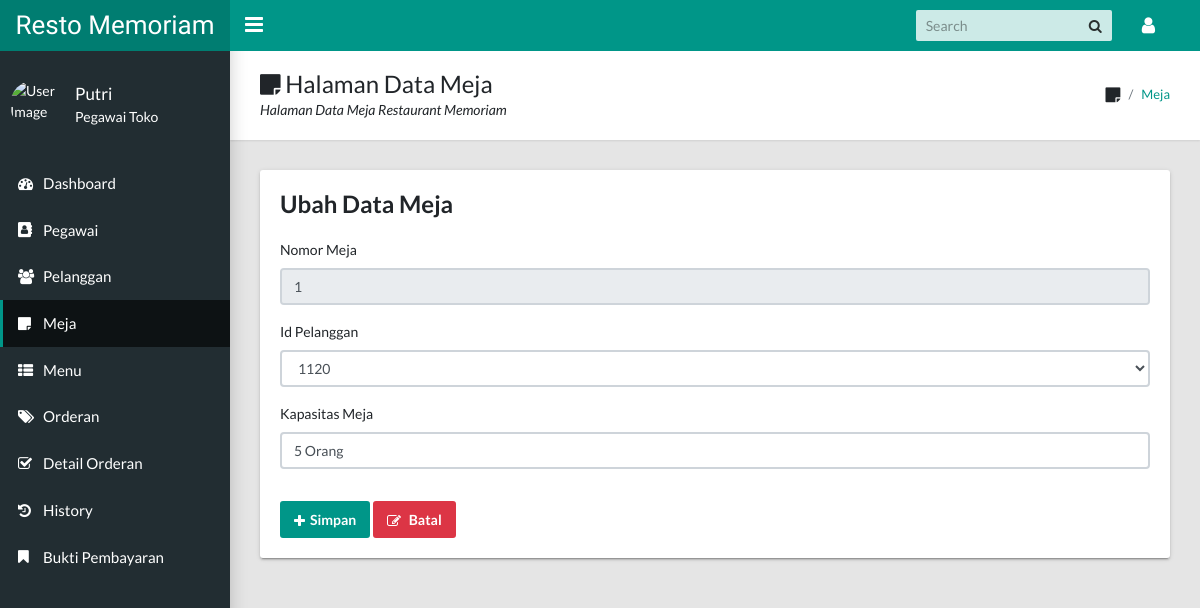
/admin/EditMeja.php?nomor_meja=1 (signed in), run on the app's committed database.
### tables this page shows
CREATE TABLE `meja` (
  `nomor_meja` int(3) NOT NULL,
  `id_pelanggan` int(5) DEFAULT NULL,
  `kapasitas_meja` varchar(12) DEFAULT NULL
);

### admin/fungsi.php (called while the page is built, shortened)
<?php
require('koneksi.php');
?>
<?php
function query($query){
    global $conn;
    $result = mysqli_query($conn,$query);
    $rows = [];
    while( $row = mysqli_fetch_assoc($result)){
        $rows[] = $row;
    }
    return $rows;
}
?>

### admin/EditMeja.php (the view, shortened to what this page needs)
<?php session_start();
if (!$_SESSION['nama_pegawai']){
  echo "<script> alert ('Anda Belum Login, Silahkan Login Dulu!!');
  window.location = 'login.php'</script>";
} else { ?>
<?php
include('header.php');
require 'fungsi.php';
$id = $_GET["nomor_meja"];
$rows = query("SELECT * FROM meja WHERE nomor_meja = $id")[0];
?>
<aside class="app-sidebar">
  <div class="app-sidebar__user">
    <img class="app-sidebar__user-avatar" src="https://brighterwriting.com/wp-content/uploads/icon-user-default.png"
      width="50" height="50" alt="User Image">
    <div>
      <p class="app-sidebar__user-name"><?php echo $_SESSION['nama_pegawai']; ?></p>
      <p class="app-sidebar__user-designation">Pegawai Toko</p>
    </div>
  </div>
  <ul class="app-menu">
    <li><a class="app-menu__item" href="index.php"><i class="app-menu__icon fa fa-dashboard"></i><span
          class="app-menu__label">Dashboard</span></a></li>
    <li><a class="app-menu__item" href="pegawai.php"><i class="app-menu__icon fa fa-address-book"></i><span
          class="app-menu__label">Pegawai</span></a></li>
    <li><a class="app-menu__item" href="pelanggan.php"><i class="app-menu__icon fa fa-users"></i><span
          class="app-menu__label">Pelanggan</span></a></li>
    <li><a class="app-menu__item active" href="meja.php"><i class="app-menu__icon fa fa-sticky-note"></i><span
          class="app-menu__label">Meja</span></a></li>
    <li><a class="app-menu__item" href="menu.php"><i class="app-menu__icon fa fa-th-list"></i><span
          class="app-menu__label">Menu</span></a></li>
    <li><a class="app-menu__item" href="orderan.php"><i class="app-menu__icon fa fa fa-tags"></i><span
          class="app-menu__label">Orderan</span></a></li>
    <li><a class="app-menu__item" href="detail_orderan.php"><i class="app-menu__icon fa fa-check-square-o"></i><span
          class="app-menu__label">Detail Orderan</span></a></li>
    <li><a class="app-menu__item" href="history.php"><i class="app-menu__icon fa fa-history"></i><span
          class="app-menu__label">History</span></a></li>
    <li><a class="app-menu__item" href="bukti-pembayaran.php"><i class="app-menu__icon fa fa-bookmark"></i><span
          class="app-menu__label">Bukti Pembayaran</span></a></li>
  </ul>
</aside>
<main class="app-content">
  <div class="app-title">
    <div>
      <h1><i class="fa fa-sticky-note"></i> Halaman Data Meja</h1>
      <p>Halaman Data Meja Restaurant Memoriam</p>
    </div>
    <ul class="app-breadcrumb breadcrumb">
      <li class="breadcrumb-item"><i class="fa fa-sticky-note fa-lg"></i></li>
      <li class="breadcrumb-item"><a href="#">Meja</a></li>
    </ul>
  </div>
  <div class="row">
    <div class="col-md-12">
      <div class="tile">
        <h3 class="tile-title">Ubah Data Meja</h3>
        <form action="" method="post">
          <table>
            <div class="form-group">
              <label for="nomor_meja">Nomor Meja</label>
              <input type="text" class="form-control" name="nomor_meja" value="<?= $rows["nomor_meja"] ?>" readonly>
            </div>
            <div class="form-group">
              <label for="id_pelanggan">Id Pelanggan</label>
              <select name="id_pelanggan" id="id_pelanggan" class="form-control">
                <option value="<?= $rows["id_pelanggan"] ?>"><?= $rows["id_pelanggan"] ?></option>
              </select>
            </div>
            <div class="form-group">
              <label for="kapasitas_meja">Kapasitas Meja</label>
              <input type="text" class="form-control" name="kapasitas_meja" placeholder="Masukan Kapasitas Meja"
                value="<?= $rows["kapasitas_meja"] ?>">
            </div>
          </table>
          <button type="submit" name="submit" class="btn btn-primary mt-3"><span><i
                class="fa fa-plus"></i>Simpan</button>
          <a href="meja.php" onclick=" return confirm ('Apakah anda ingin membatal data ini?');"><button type="button"
              class="btn btn-danger mt-3">
              <span><i class="fa fa-pencil-square-o"></i> Batal</button></span></a>
        </form>
      </div>
    </div>
  </div>
  <?php } ?>
  <?php
include('footer.php');
?>

### data on the page
meja: nomor_meja "1", id_pelanggan "1120", kapasitas_meja "5 Orang"

### other printed values
$_SESSION['nama_pegawai'] "Putri"
